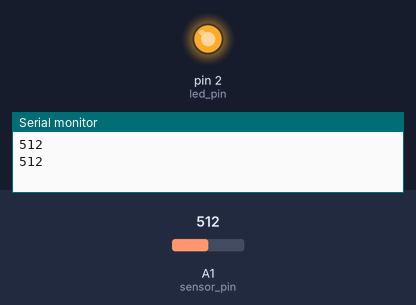
A sketch run on a simulated Arduino Uno, built with avr-gcc and run on an emulated ATmega328P. On the bench: output pins drawn as LEDs (lit = HIGH), the last lines printed to the serial monitor. Inputs (shaded band) come from the test bench; at power-on: A1 (sensor_pin) = 512.

Above: at 2.8 s.
2.9 s: A1 (sensor_pin) set to 487
At 5.2 s:
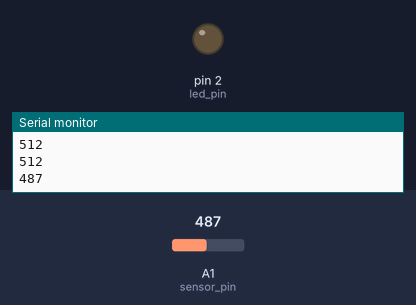
5.6 s: A1 (sensor_pin) set to 510
At 6.9 s:
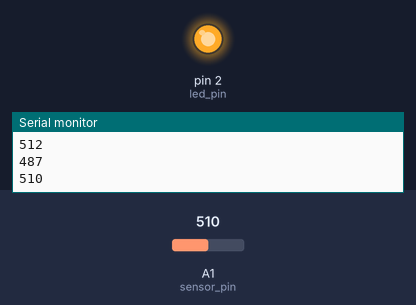
8.3 s: A1 (sensor_pin) set to 490
At 11.2 s:
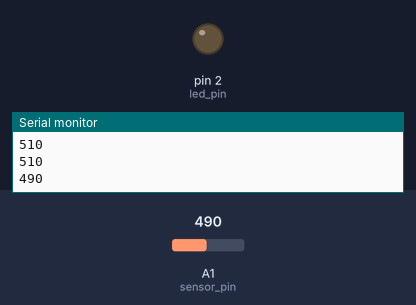
Timing chart, 0 to 12.7 s (numbered marks = the images above; inputs shaded):
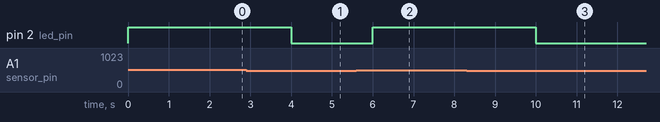

The sketch:

individual_pulseOximeter.ino
```cpp
const int led_pin = 2;  // output pin for LED
const int sensor_pin = A1; // input pin for pulse oximeter sensor


int sensor_value; // Variable to store value of pulse oximeter sensor
int threshold = 500; // Threshold value to detect pulse

void setup() {

  pinMode(led_pin, OUTPUT);   //led pin is initialized as output pin
  Serial.begin(9600);
}

void loop() {

  sensor_value = analogRead(sensor_pin);   //reading of the values by the sensor
  Serial.println(sensor_value);

  // If sensor value is above threshold, turn on LED
  if (sensor_value > threshold) {
    digitalWrite(led_pin, HIGH);
  }
  else {
    digitalWrite(led_pin, LOW);
  }

  delay(2000);
}
```

Measured:
- the behaviour switches between 501 and 500 on A1 (sensor_pin) (found by bisection; images 0 and 1)
- after the input at 2.9 s, pin 2 (led_pin): HIGH → LOW after 1.1 s
- after the input at 5.6 s, pin 2 (led_pin): LOW → HIGH after 0.40 s
- after the input at 8.3 s, pin 2 (led_pin): HIGH → LOW after 1.7 s
